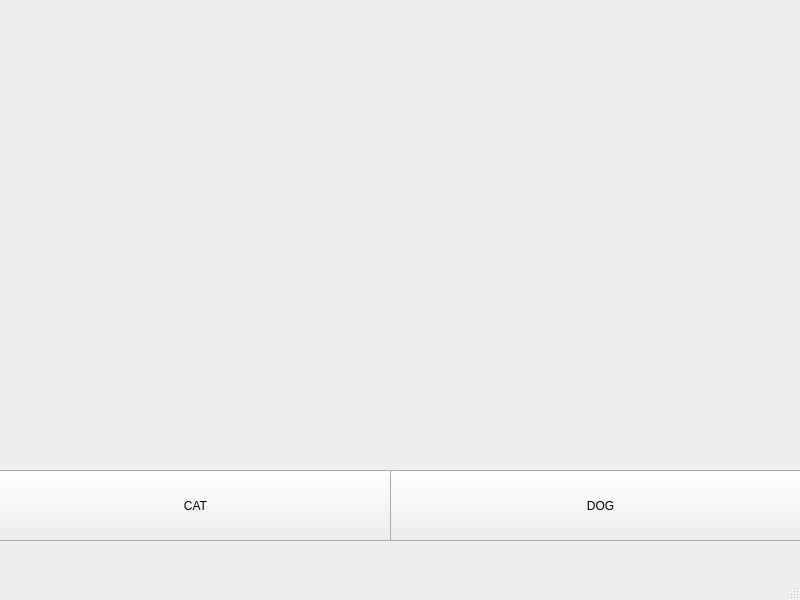
<?xml version="1.0" encoding="UTF-8"?>
<ui version="4.0">
 <class>MainWindow</class>
 <widget class="QMainWindow" name="MainWindow">
  <property name="geometry">
   <rect>
    <x>0</x>
    <y>0</y>
    <width>800</width>
    <height>600</height>
   </rect>
  </property>
  <property name="windowTitle">
   <string>MainWindow</string>
  </property>
  <widget class="QWidget" name="centralwidget">
   <widget class="QLabel" name="photo">
    <property name="geometry">
     <rect>
      <x>-2</x>
      <y>5</y>
      <width>801</width>
      <height>471</height>
     </rect>
    </property>
    <property name="text">
     <string/>
    </property>
    <property name="pixmap">
     <pixmap>images/lead_720_405.jpg</pixmap>
    </property>
    <property name="scaledContents">
     <bool>true</bool>
    </property>
   </widget>
   <widget class="QPushButton" name="cat">
    <property name="geometry">
     <rect>
      <x>-10</x>
      <y>470</y>
      <width>411</width>
      <height>71</height>
     </rect>
    </property>
    <property name="text">
     <string>CAT</string>
    </property>
   </widget>
   <widget class="QPushButton" name="dog">
    <property name="geometry">
     <rect>
      <x>390</x>
      <y>470</y>
      <width>421</width>
      <height>71</height>
     </rect>
    </property>
    <property name="text">
     <string>DOG</string>
    </property>
   </widget>
  </widget>
  <widget class="QMenuBar" name="menubar">
   <property name="geometry">
    <rect>
     <x>0</x>
     <y>0</y>
     <width>800</width>
     <height>22</height>
    </rect>
   </property>
  </widget>
  <widget class="QStatusBar" name="statusbar"/>
 </widget>
 <resources/>
 <connections/>
</ui>
